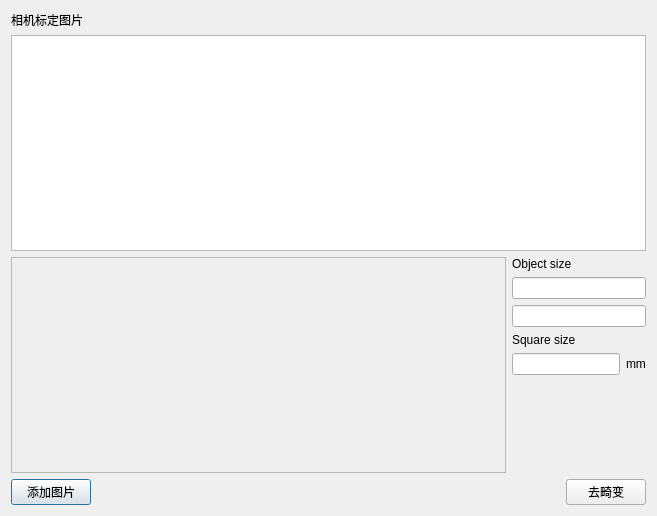
<?xml version="1.0" encoding="UTF-8"?>
<ui version="4.0">
 <class>CameraCalibration</class>
 <widget class="QDialog" name="CameraCalibration">
  <property name="geometry">
   <rect>
    <x>0</x>
    <y>0</y>
    <width>657</width>
    <height>516</height>
   </rect>
  </property>
  <property name="windowTitle">
   <string>去畸变设置</string>
  </property>
  <layout class="QVBoxLayout" name="verticalLayout_4">
   <item>
    <layout class="QVBoxLayout" name="verticalLayout_3">
     <item>
      <widget class="QLabel" name="label_5">
       <property name="text">
        <string>相机标定图片</string>
       </property>
      </widget>
     </item>
     <item>
      <widget class="QListView" name="listView"/>
     </item>
     <item>
      <layout class="QHBoxLayout" name="horizontalLayout_3">
       <item>
        <widget class="QFrame" name="frame">
         <property name="frameShape">
          <enum>QFrame::StyledPanel</enum>
         </property>
         <property name="frameShadow">
          <enum>QFrame::Raised</enum>
         </property>
         <layout class="QVBoxLayout" name="verticalLayout">
          <item>
           <widget class="QLabel" name="label">
            <property name="text">
             <string/>
            </property>
           </widget>
          </item>
         </layout>
        </widget>
       </item>
       <item>
        <layout class="QVBoxLayout" name="verticalLayout_2">
         <item>
          <widget class="QLabel" name="label_2">
           <property name="sizePolicy">
            <sizepolicy hsizetype="Fixed" vsizetype="Preferred">
             <horstretch>0</horstretch>
             <verstretch>0</verstretch>
            </sizepolicy>
           </property>
           <property name="text">
            <string>Object size</string>
           </property>
          </widget>
         </item>
         <item>
          <widget class="QLineEdit" name="obj_w">
           <property name="sizePolicy">
            <sizepolicy hsizetype="Preferred" vsizetype="Fixed">
             <horstretch>0</horstretch>
             <verstretch>0</verstretch>
            </sizepolicy>
           </property>
          </widget>
         </item>
         <item>
          <widget class="QLineEdit" name="obj_h">
           <property name="sizePolicy">
            <sizepolicy hsizetype="Preferred" vsizetype="Fixed">
             <horstretch>0</horstretch>
             <verstretch>0</verstretch>
            </sizepolicy>
           </property>
          </widget>
         </item>
         <item>
          <widget class="QLabel" name="label_3">
           <property name="sizePolicy">
            <sizepolicy hsizetype="Fixed" vsizetype="Preferred">
             <horstretch>0</horstretch>
             <verstretch>0</verstretch>
            </sizepolicy>
           </property>
           <property name="text">
            <string>Square size</string>
           </property>
          </widget>
         </item>
         <item>
          <layout class="QHBoxLayout" name="horizontalLayout_2">
           <item>
            <widget class="QLineEdit" name="squaresize">
             <property name="sizePolicy">
              <sizepolicy hsizetype="Fixed" vsizetype="Fixed">
               <horstretch>0</horstretch>
               <verstretch>0</verstretch>
              </sizepolicy>
             </property>
            </widget>
           </item>
           <item>
            <widget class="QLabel" name="label_4">
             <property name="sizePolicy">
              <sizepolicy hsizetype="Fixed" vsizetype="Preferred">
               <horstretch>0</horstretch>
               <verstretch>0</verstretch>
              </sizepolicy>
             </property>
             <property name="text">
              <string>mm</string>
             </property>
            </widget>
           </item>
          </layout>
         </item>
         <item>
          <spacer name="verticalSpacer">
           <property name="orientation">
            <enum>Qt::Vertical</enum>
           </property>
           <property name="sizeHint" stdset="0">
            <size>
             <width>20</width>
             <height>40</height>
            </size>
           </property>
          </spacer>
         </item>
        </layout>
       </item>
      </layout>
     </item>
     <item>
      <layout class="QHBoxLayout" name="horizontalLayout">
       <item>
        <widget class="QPushButton" name="btnAdd">
         <property name="text">
          <string>添加图片</string>
         </property>
        </widget>
       </item>
       <item>
        <spacer name="horizontalSpacer">
         <property name="orientation">
          <enum>Qt::Horizontal</enum>
         </property>
         <property name="sizeHint" stdset="0">
          <size>
           <width>40</width>
           <height>20</height>
          </size>
         </property>
        </spacer>
       </item>
       <item>
        <widget class="QPushButton" name="btnDedistortion">
         <property name="text">
          <string>去畸变</string>
         </property>
        </widget>
       </item>
      </layout>
     </item>
    </layout>
   </item>
  </layout>
 </widget>
 <layoutdefault spacing="6" margin="11"/>
 <resources/>
 <connections/>
</ui>
